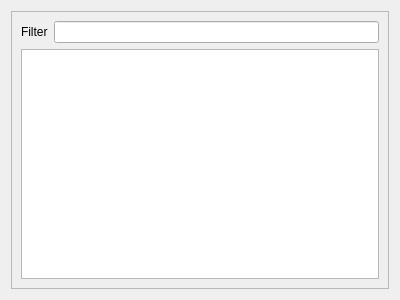
<?xml version="1.0" encoding="UTF-8"?>
<ui version="4.0">
 <class>Form</class>
 <widget class="QWidget" name="Form">
  <property name="geometry">
   <rect>
    <x>0</x>
    <y>0</y>
    <width>400</width>
    <height>300</height>
   </rect>
  </property>
  <property name="windowTitle">
   <string>Form</string>
  </property>
  <layout class="QVBoxLayout" name="verticalLayout">
   <item>
    <widget class="QFrame" name="frame">
     <property name="frameShape">
      <enum>QFrame::StyledPanel</enum>
     </property>
     <property name="frameShadow">
      <enum>QFrame::Raised</enum>
     </property>
     <layout class="QVBoxLayout" name="verticalLayout_2">
      <item>
       <layout class="QFormLayout" name="formLayout">
        <item row="0" column="0">
         <widget class="QLabel" name="label">
          <property name="text">
           <string>Filter</string>
          </property>
         </widget>
        </item>
        <item row="0" column="1">
         <widget class="QLineEdit" name="filterLineEdit"/>
        </item>
       </layout>
      </item>
      <item>
       <widget class="QTableWidget" name="hostTableWidget">
        <property name="contextMenuPolicy">
         <enum>Qt::CustomContextMenu</enum>
        </property>
        <property name="editTriggers">
         <set>QAbstractItemView::NoEditTriggers</set>
        </property>
        <property name="selectionBehavior">
         <enum>QAbstractItemView::SelectRows</enum>
        </property>
       </widget>
      </item>
     </layout>
    </widget>
   </item>
  </layout>
 </widget>
 <resources/>
 <connections/>
</ui>
